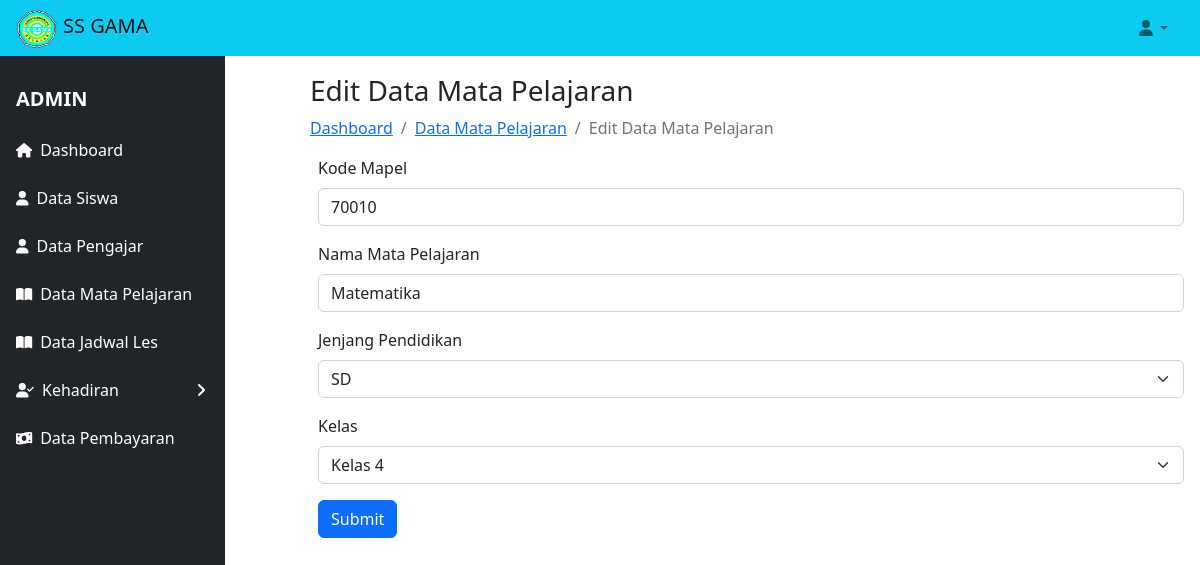
The app's page /views/edit_mapel.php?kode_mapel=70010&aksi=edit_mapel with its own data.
### tables this page shows
CREATE TABLE `mapel` (
  `kode_mapel` int NOT NULL,
  `nama_mapel` varchar(30) DEFAULT NULL,
  `jenjang` varchar(15) DEFAULT NULL,
  `kelas` varchar(15) DEFAULT NULL
);

### classes/database.php (called while the page is built, shortened)
<?php
class database
{
    var $host = "localhost";
    var $username = "root";
    var $password = "";
    var $db = "les_privat";
    var $koneksi;
    function __construct()
    {
        $this->koneksi = mysqli_connect($this->host, $this->username, $this->password, $this->db);
    }
    function edit_mapel($kode_mapel)
    {
        $data = mysqli_query($this->koneksi, "select * from mapel where kode_mapel='$kode_mapel'");
        while ($d = mysqli_fetch_array($data)) {
            $hasil[] = $d;
        }
        return $hasil;
    }
}

### views/edit_mapel.php (the view, shortened to what this page needs)
<?php
    include 'header.php';
    include 'sidebar.php';
?>
<div class="container-fluid px-2 py-5">
    <div class="row">
        <div class="col-md-3">
            <?php include 'sidebar.php'; ?>
        </div>
        <div class="col-md-9 ml-sm-auto">
            <h3 class="mt-4 mb-2">Edit Data Mata Pelajaran</h3>
            <ol class="breadcrumb mb-2">
                <li class="breadcrumb-item"><a href="dashboard_admin.php">Dashboard</a></li>
                <li class="breadcrumb-item"><a href="tampil_mapel.php">Data Mata Pelajaran</a></li>
                <li class="breadcrumb-item active">Edit Data Mata Pelajaran</li>
            </ol>
            <main class="ml-sm-auto ml-md-auto ml-lg-0">
                <div class="container px-2 py-2">
                    <form action="proses_mapel.php?aksi=update_mapel" method="post">
                        <?php
                        foreach($db->edit_mapel($_GET['kode_mapel']) as $d) {
                        ?>
                            <div class="mb-3">
                                <label for="kode_mapel" class="form-label">Kode Mapel</label>
                                <input type="text" class="form-control" name="id" value="<?php echo $d['kode_mapel'] ?>">
                            </div>
                            <div class="mb-3">
                                <label for="nama_mapel" class="form-label">Nama Mata Pelajaran</label>
                                <input type="text" class="form-control" name="nama_mapel" value="<?php echo $d['nama_mapel'] ?>">
                            </div>
                            <div class="mb-3">
                                <label for="jenjang" class="form-label">Jenjang Pendidikan</label>
                                <select class="form-select" name="jenjang" id="jenjang">
                                    <option value="SD" <?php echo ($d['jenjang'] == 'SD') ? 'selected' : '' ?>>SD</option>
                                </select>
                            </div>
                            <div class="mb-3">
                                <label for="kelas" class="form-label">Kelas</label>
                                <select class="form-select" name="kelas" id="kelas">
                                    <option value="Kelas 4" <?php echo ($d['kelas'] == 'Kelas 4') ? 'selected' : '' ?>>Kelas 4</option>
                                </select>
                            </div>
                            <button type="submit" class="btn btn-primary" value="Simpan" onclick="showAlert();">Submit</button>
                        <?php
                        }
                        ?>
                    </form>
                </div>
            </main>
        </div>
    </div>
</div>

### records on screen
mapel: id "70010", nama_mapel "Matematika", jenjang "SD", kelas "Kelas 4"
